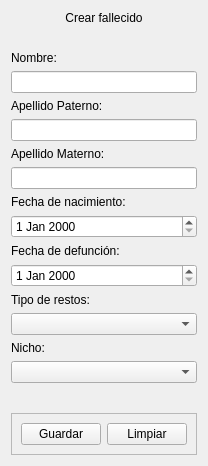
          <widget class="QWidget" name="scrollAreaWidgetContents_22">
           <property name="geometry">
            <rect>
             <x>0</x>
             <y>0</y>
             <width>194</width>
             <height>466</height>
            </rect>
           </property>
           <layout class="QVBoxLayout" name="verticalLayout_14">
            <item>
             <widget class="QLabel" name="label_5">
              <property name="text">
               <string>Crear fallecido</string>
              </property>
              <property name="alignment">
               <set>Qt::AlignCenter</set>
              </property>
             </widget>
            </item>
            <item>
             <spacer name="horizontalSpacer_5">
              <property name="orientation">
               <enum>Qt::Horizontal</enum>
              </property>
              <property name="sizeHint" stdset="0">
               <size>
                <width>40</width>
                <height>20</height>
               </size>
              </property>
             </spacer>
            </item>
            <item>
             <widget class="QLabel" name="label_6">
              <property name="text">
               <string>Nombre:</string>
              </property>
             </widget>
            </item>
            <item>
             <widget class="QLineEdit" name="lineEdit_4"/>
            </item>
            <item>
             <widget class="QLabel" name="label_13">
              <property name="text">
               <string>Apellido Paterno:</string>
              </property>
             </widget>
            </item>
            <item>
             <widget class="QLineEdit" name="lineEdit_5"/>
            </item>
            <item>
             <widget class="QLabel" name="label_14">
              <property name="text">
               <string>Apellido Materno:</string>
              </property>
             </widget>
            </item>
            <item>
             <widget class="QLineEdit" name="lineEdit_6"/>
            </item>
            <item>
             <widget class="QLabel" name="label_16">
              <property name="text">
               <string>Fecha de nacimiento:</string>
              </property>
             </widget>
            </item>
            <item>
             <widget class="QDateEdit" name="dateEdit"/>
            </item>
            <item>
             <widget class="QLabel" name="label_17">
              <property name="text">
               <string>Fecha de defunción:</string>
              </property>
             </widget>
            </item>
            <item>
             <widget class="QDateEdit" name="dateEdit_2"/>
            </item>
            <item>
             <widget class="QLabel" name="label_15">
              <property name="text">
               <string>Tipo de restos:</string>
              </property>
             </widget>
            </item>
            <item>
             <widget class="QComboBox" name="comboBox"/>
            </item>
            <item>
             <widget class="QLabel" name="label_18">
              <property name="text">
               <string>Nicho:</string>
              </property>
             </widget>
            </item>
            <item>
             <widget class="QComboBox" name="comboBox_3"/>
            </item>
            <item>
             <spacer name="verticalSpacer_3">
              <property name="orientation">
               <enum>Qt::Vertical</enum>
              </property>
              <property name="sizeHint" stdset="0">
               <size>
                <width>20</width>
                <height>40</height>
               </size>
              </property>
             </spacer>
            </item>
            <item>
             <widget class="QFrame" name="frame_18">
              <property name="frameShape">
               <enum>QFrame::StyledPanel</enum>
              </property>
              <property name="frameShadow">
               <enum>QFrame::Raised</enum>
              </property>
              <layout class="QHBoxLayout" name="horizontalLayout_15">
               <item>
                <widget class="QPushButton" name="pushButton_25">
                 <property name="text">
                  <string>Guardar</string>
                 </property>
                </widget>
               </item>
               <item>
                <widget class="QPushButton" name="pushButton_26">
                 <property name="text">
                  <string>Limpiar</string>
                 </property>
                </widget>
               </item>
              </layout>
             </widget>
            </item>
           </layout>
          </widget>
